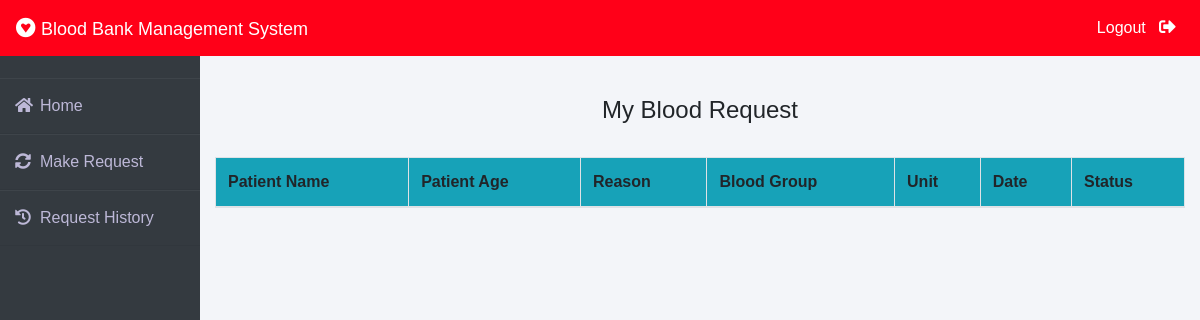
The app's page /patient/my-request (signed in), older data.
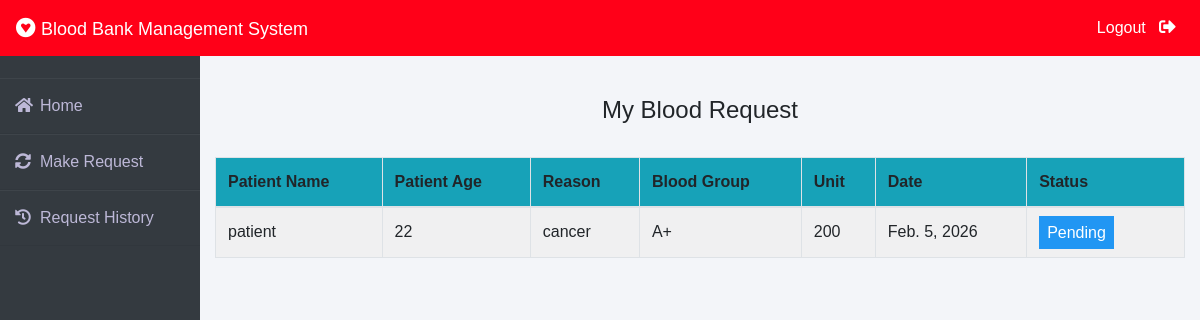
The same page, newer data.
### blood/models.py (models this page shows, shortened)
class BloodRequest(models.Model):
    request_by_patient=models.ForeignKey(pmodels.Patient,null=True,on_delete=models.CASCADE)
    request_by_donor=models.ForeignKey(dmodels.Donor,null=True,on_delete=models.CASCADE)
    patient_name=models.CharField(max_length=30)
    patient_age=models.PositiveIntegerField()
    reason=models.CharField(max_length=500)
    bloodgroup=models.CharField(max_length=10)
    unit=models.PositiveIntegerField(default=0)
    status=models.CharField(max_length=20,default="Pending")
    date=models.DateField(auto_now=True)

### patient/views.py (the view)
# urls.py: path('my-request', views.my_request_view, name='my-request'),
def my_request_view(request):
    patient= models.Patient.objects.get(user_id=request.user.id)
    blood_request=bmodels.BloodRequest.objects.all().filter(request_by_patient=patient)
    return render(request,'patient/my_request.html',{'blood_request':blood_request})

### templates/patient/my_request.html (shortened to what this page needs)
{% extends 'patient/patientbase.html' %}
{% block content %}
{% load widget_tweaks %}
{%load static%}
<head>
   </head>
<br><br>
<div class="container">
    <H4 class="text-center">My Blood Request</H4><br>
    <table class="table table-light table-hover table-bordered table-striped">
        <thead class="bg-info">
            <tr>
                <th scope="col">Patient Name</th>
                <th scope="col">Patient Age</th>
                <th scope="col">Reason</th>
                <th scope="col">Blood Group</th>
                <th scope="col">Unit</th>
                <th scope="col">Date</th>
                <th scope="col">Status</th>
            </tr>
        </thead>
        <tbody>
            {% for t in blood_request %}
            <tr>
                <td> {{t.patient_name}}</td>
                <td>{{t.patient_age}}</td>
                <td>{{t.reason}}</td>
                <td>{{t.bloodgroup}}</td>
                <td>{{t.unit}}</td>
                <td>{{t.date}}</td>
                {% if t.status == 'Approved' %}
                <td><span class="label warning"> Approved</span></td>
                {% elif t.status == 'Rejected' %}
                <td><span class="label success">Rejected</span></td>
                {% else %}
                <td><span style="color: white;margin-left: 0px;" class="label info">Pending</span></td>
                {% endif %}
            </tr>
            {% endfor %}
        </tbody>
    </table>
</div>
{% endblock content %}

### templates/patient/patientbase.html (shortened to what this page needs)
<!DOCTYPE html>
<html lang="en">
<head>
    <link rel="stylesheet" href="https://maxcdn.bootstrapcdn.com/bootstrap/4.0.0/css/bootstrap.min.css">
    <link rel="stylesheet" href="https://cdnjs.cloudflare.com/ajax/libs/font-awesome/5.14.0/css/all.css">
</head>
<body>
    <nav class="navbar navbar-expand-lg navbar-light fixed-top bg-danger">
        <a style="color:white;" class="navbar-brand" href="/"><i class="fab fa-gratipay"></i>&nbsp;<font face = "Comic sans MS" size ="4">Blood Bank Management System</font></a>
        <div class="navbar-collapse collapse w-100 order-3 dual-collapse2">
            <ul class="navbar-nav ml-auto">
                <li class="nav-item">
                    <a class="nav-link" style="color: white;" href="{% url 'patient:patient_logout' %}">Logout &nbsp; <i class="fas fa-sign-out-alt"></i></a>
                </li>
            </ul>
        </div>
      </nav>
<br><br>
<div class="wrapper">
    <div class="sidebar">
        <ul>
            <li><a style="text-decoration:none;" href="/"><i class="fas fa-home"></i>Home</a></li>
            <li><a style="text-decoration:none;" href="/patient/make-request"><i class="fas fa-sync-alt"></i>Make Request</a></li>
            <li><a style="text-decoration:none;" href="/patient/my-request"><i class="fas fa-history"></i>Request History</a></li>
        </ul>
    </div>
    <div class="main_content">
{% block content %}
{% endblock content %}
    </div>
</div>
</body>
</html>

### templates/patient/patientbase.html (style rules this page uses)
* { margin: 0; padding: 0; box-sizing: border-box; list-style: none; text-decoration: none; font-family: 'Josefin Sans', sans-serif; }
body { background-color: #f3f5f9; }
.bg-danger { background-color: #ff0018!important; }
.wrapper { display: flex; position: relative; }
.wrapper .sidebar { width: 200px; height: 100%; background: #343a40; padding: 30px 0px; position: fixed; }
.wrapper .sidebar ul li { padding: 15px; border-bottom: 1px solid #bdb8d7; border-bottom: 1px solid rgba(0,0,0,0.05); border-top: 1px solid rgba(255,255,255,0.05); }
.wrapper .sidebar ul li a { color: #bdb8d7; display: block; }
.wrapper .sidebar ul li a .fas { width: 25px; }
.wrapper .main_content { width: 100%; margin-left: 200px; }
.wrapper .main_content .info { margin: 20px; color: #717171; line-height: 25px; }
.fa-sign-out-alt { color: white; font-size: 2ex; }

### templates/patient/my_request.html (style rules this page uses)
.label { color: white; padding: 8px; }
.info { background-color: #2196F3; }

Row changes from the older to the newer data that the page shows:
added BloodRequest: patient_name "patient", patient_age "22", reason "cancer", bloodgroup "A+", unit "200", date "Feb. 5, 2026", status "Pending"
